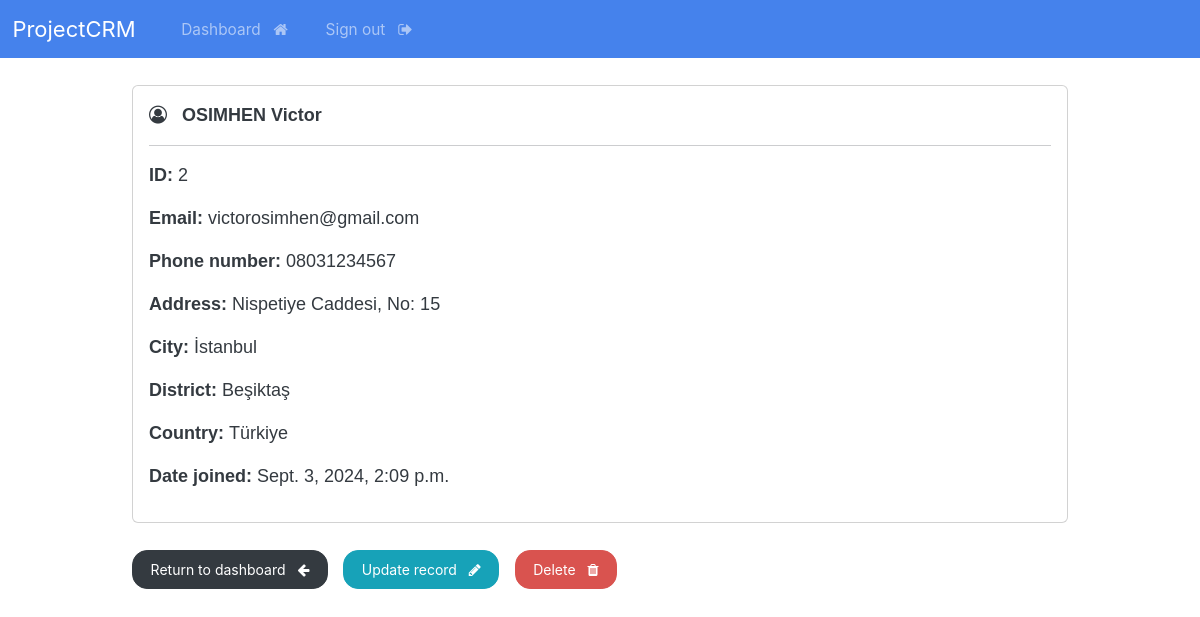
The app's page /record/2 (signed in) with its own data.
### crmapp/models.py (models this page shows, shortened)
class Record(models.Model):
    creation_date = models.DateTimeField(auto_now_add=True)
    first_name = models.CharField(max_length=50)
    last_name = models.CharField(max_length=50)
    email = models.CharField(max_length=100)
    phone = models.CharField(max_length=20)
    address = models.CharField(max_length=300)
    city = models.CharField(max_length=50)
    district = models.CharField(max_length=50)
    country = models.CharField(max_length=50)

### crmapp/views.py (the view)
# urls.py: path('record/<int:pk>', views.singular_record, name="record"),
@login_required(login_url='my-login')
def singular_record(request, pk):
    all_records = Record.objects.get(id=pk)
    context = {'record': all_records}
    return render(request, 'crmapp/view-record.html', context=context)

### crmapp/templates/crmapp/view-record.html (shortened to what this page needs)
{% extends "crmapp/base.html" %}
{% block content %}
    <div class="card">
        <div class="card-body" style="font-family: Arial, sans-serif;">
            <i class="fa fa-user-circle-o" aria-hidden="true"></i> &nbsp;
            <strong>
                {{record.last_name|upper}}
                {{record.first_name}}
            </strong>
            <hr>
            <p style="font-family: Arial, sans-serif;"> <strong> ID: </strong> {{record.id}} </p>
            <p style="font-family: Arial, sans-serif;"> <strong> Email: </strong> {{record.email}} </p>
            <p style="font-family: Arial, sans-serif;"> <strong> Phone number: </strong> {{record.phone}} </p>
            <p style="font-family: Arial, sans-serif;"> <strong> Address: </strong> {{record.address}} </p>
            <p style="font-family: Arial, sans-serif;"> <strong> City: </strong> {{record.city}} </p>
            <p style="font-family: Arial, sans-serif;"> <strong> District: </strong> {{record.district}} </p>
            <p style="font-family: Arial, sans-serif;"> <strong> Country: </strong> {{record.country}} </p>
            <p style="font-family: Arial, sans-serif;"> <strong> Date joined: </strong> {{record.creation_date}} </p>
        </div>
    </div>
    <br>
    <a href="{% url 'dashboard' %}" class="btn btn-dark"> Return to dashboard &nbsp; <i class="fa fa-arrow-left" aria-hidden="true"></i> </a>
    <a href="{% url 'update-record' record.id %}" class="btn btn-info"> Update record &nbsp; <i class="fa fa-pencil" aria-hidden="true"></i> </a>
    <a href="{% url 'delete-record' record.id %}" class="btn btn-danger"> Delete &nbsp; <i class="fa fa-trash" aria-hidden="true"></i> </a>
{% endblock %}

### static/css/styles.css (style rules this page uses)
@media only screen and (min-width: 1024px) { body { font-size: 18px; } }

### records on screen
Record: last_name "OSIMHEN", first_name "Victor", id "2", email "victorosimhen@gmail.com", phone "08031234567", address "Nispetiye Caddesi, No: 15", city "İstanbul", district "Beşiktaş", country "Türkiye", creation_date "Sept. 3, 2024, 2:09 p.m."
